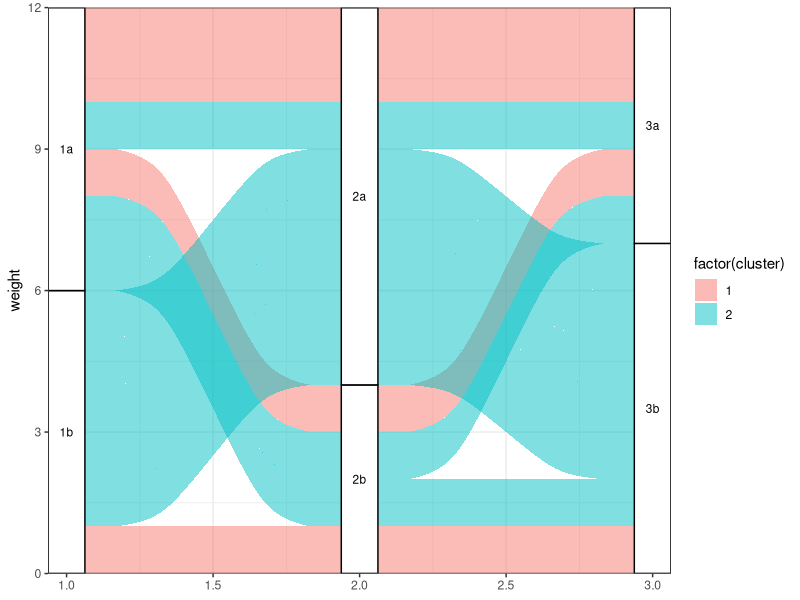

Reproduce this figure in R.
## ---- chunk 1
library(ggalluvial)

example_data <- data.frame(
  weight = rep(1, 12),
  ID = 1:12,
  cluster = rep(c(1, 2), c(4, 8)),
  grp1 = rep(c('1a', '1b', '1a', '1b'), c(3, 2, 3, 4)),
  grp2 = rep(c('2a', '2b', '2a', '2b', '2a'), c(2, 2, 2, 2, 4)),
  grp3 = rep(c('3a','3b', '3a', '3b'), c(3, 2, 2, 5))
)
## ---- chunk 2
ggplot(example_data,
       aes(y = weight, axis1 = grp1, axis2 = grp2, axis3 = grp3)) + 
  geom_alluvium(aes(fill = factor(cluster)), knot.pos = 0.25) + 
  geom_stratum(width = 1/8, reverse = TRUE) + 
  geom_text(aes(label = after_stat(stratum)), 
            stat = "stratum", 
            reverse = TRUE, 
            size = rel(3)) + 
  theme_bw() +
  scale_x_continuous(expand = c(0, 0)) +
  scale_y_continuous(expand = c(0, 0))
